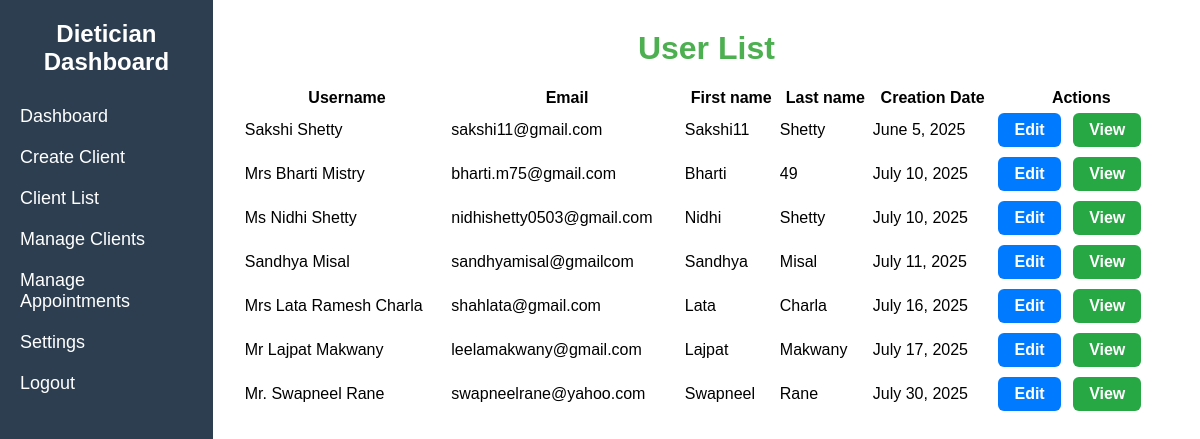
The page /client/client_list/ (signed in) on the database as committed earlier.
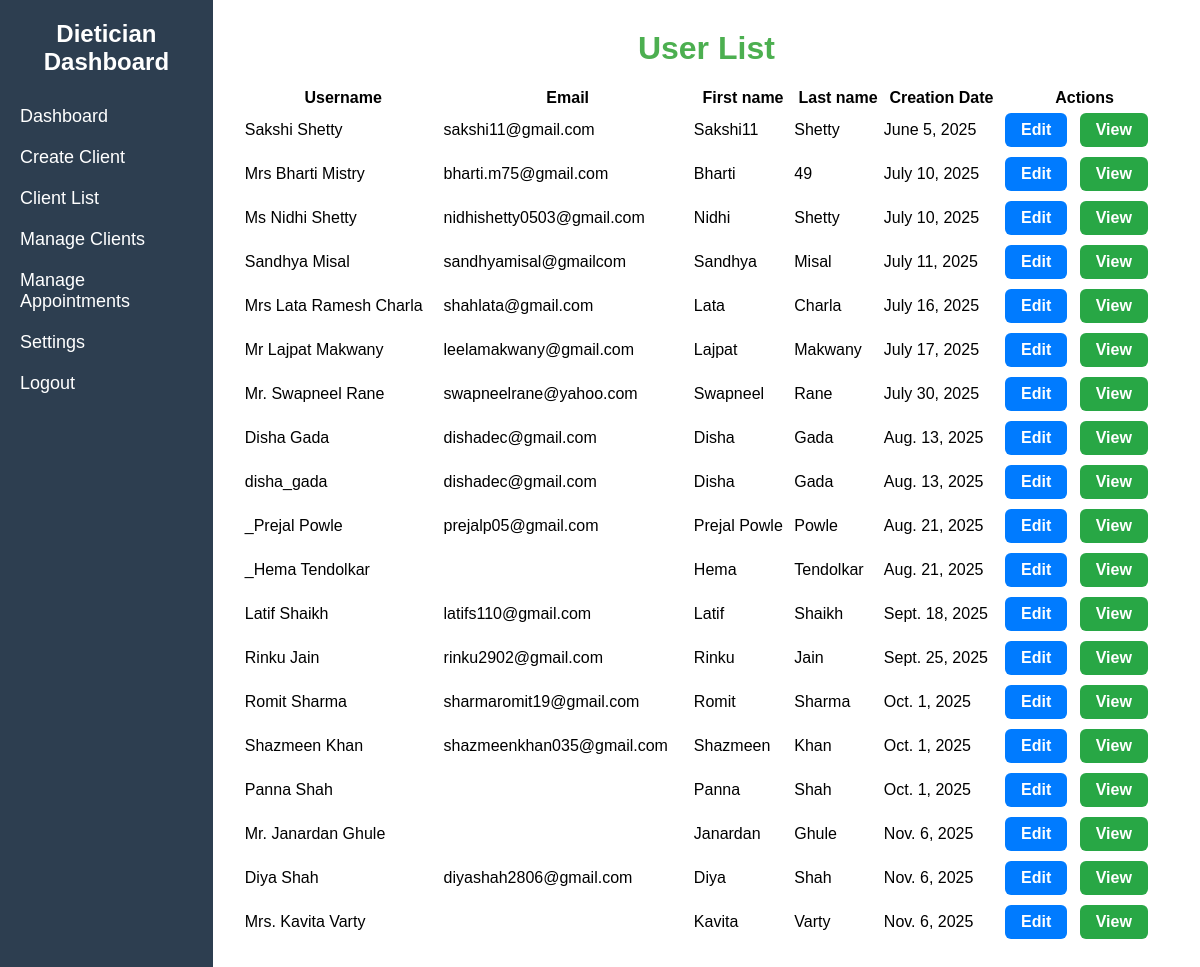
The same page on the database as committed later.
### clients/models.py (models this page shows, shortened)
class ClientDetails(models.Model):
    user = models.OneToOneField(settings.AUTH_USER_MODEL, on_delete=models.CASCADE, related_name='client_profile',blank=True,null=True)
    created_by=models.ForeignKey(settings.AUTH_USER_MODEL, on_delete=models.CASCADE,blank=True,null=True,limit_choices_to={'role': "DIETICIAN"})
    first_name = models.CharField(max_length=100)
    last_name = models.CharField(max_length=100)
    dob = models.DateField(blank=True,null=True)  # Date of Birth
    contact_no = models.CharField(max_length=15,blank=True,null=True)
    email_id = models.EmailField(blank=True,null=True)
    location = models.CharField(max_length=255,blank=True,null=True)
    date_of_creation = models.DateField(auto_now_add=True,blank=True,null=True)  # Automatically set to the current date when the record is created
    notes = models.TextField(blank=True, null=True)
    height = models.FloatField(blank=True,null=True)  # Height in cm (or meters depending on your preference)
    weight = models.FloatField(blank=True,null=True)  # Weight in kg
    medical_condition = models.TextField(blank=True, null=True)
    medications = models.TextField(blank=True, null=True)
    chief_complaints = models.TextField(blank=True, null=True)
    gender = models.CharField(max_length=10, choices=[('Male', 'Male'), ('Female', 'Female'), ('Other', 'Other')])
    client_type = models.CharField(max_length=10, choices=[('KVO', 'KVO'), ('Personal', 'Personal'), ('Other', 'Other')],blank=True)
    DIET_PREFERENCES = [
    ('veg', 'Vegetarian'),
    ('eggetarian', 'Eggetarian'),
    ('nonveg', 'Non-Vegetarian'),
    ('vegan', 'Vegan'),
    ('keto', 'Keto'),
    ('paleo', 'Paleo'),
]
    diet_preference = models.CharField(
        max_length=15,  # ensure it's large enough
        choices=DIET_PREFERENCES,
        default='veg',
        null=True,
        blank=True
    )
    def __str__(self):
        return f"{self.user}"

### accounts/models.py (models this page shows, shortened)
class User(AbstractUser):
    ROLE_CHOICES = [
        ('NORMAL', 'Normal User'),
        ('DIETICIAN', 'Dietician'),
        ('MANAGER', 'Manager'),
        ('SENIOR_MANAGER', 'Senior Manager'),
        ('ADMIN', 'Admin'),
    ]
    role = models.CharField(max_length=20, choices=ROLE_CHOICES, default='NORMAL')
    dietician = models.ForeignKey('self', null=True, blank=True, related_name='users', on_delete=models.SET_NULL)
    manager = models.ForeignKey('self', null=True, blank=True, related_name='dieticians', on_delete=models.SET_NULL)
    senior_manager = models.ForeignKey('self', null=True, blank=True, related_name='managers', on_delete=models.SET_NULL)
    def __str__(self):
        return f"{self.username} ({self.get_role_display()})"
    def is_dietician(self):
        return self.role == 'DIETICIAN'
    def is_client(self):
        return self.role == 'NORMAL'

### clients/views.py (the view)
# urls.py: path('client_list/', client_list, name='client_list'),  # URL for the homepage
@role_required('DIETICIAN')
def client_list(request):
    data=ClientDetails.objects.filter(created_by=request.user)#.order_by('-date_of_creation')
    print("-----",data)
    return render(request,'clients/client_list.html',context={'users':data})

### clients/templates/clients/client_list.html (shortened to what this page needs)
{% extends 'core/base.html' %}
{% load static %}
{% block extra_css %}
<link rel="stylesheet" href="{% static 'clients/css/client_list.css' %}"/>
  <link rel="stylesheet" href="https://cdn.datatables.net/1.13.6/css/jquery.dataTables.min.css"/>
  <link rel="stylesheet" href="https://cdn.datatables.net/buttons/2.4.1/css/buttons.dataTables.min.css"/>
{% endblock %}
{% block content %}
<div class="container">
  <h1>User List</h1>
  <table id="usersTable" class="display" style="width:100%">
    <thead>
      <tr>
        <th>Username</th>
        <th>Email</th>
        <th>First name</th>
        <th>Last name</th>
        <th>Creation Date</th>
        <th>Actions</th>
      </tr>
    </thead>
    <tbody>
      {% for user in users %}
      <tr>
        <td>{{ user.user.username }}</td>
        <td>{{ user.email_id }}</td>
        <td>{{ user.first_name }}</td>
        <td>{{ user.last_name }}</td>
        <td>{{ user.date_of_creation }}</td>
        <td><a href="/client/edit/{{user.id}}" class="btn btn-edit" title="Edit">Edit</a>
<a href="/client/detail/{{user.id}}" class="btn btn-view" title="View">View</a></td>
      </tr>
      {% endfor %}
    </tbody>
  </table>
</div>
{% endblock %}

Rows that differ between the two databases and show on the page:
added ClientDetails: user.username "Disha Gada", email_id "dishadec@gmail.com", first_name "Disha", last_name "Gada", date_of_creation "Aug. 13, 2025"
added ClientDetails: user.username "disha_gada", email_id "dishadec@gmail.com", first_name "Disha", last_name "Gada", date_of_creation "Aug. 13, 2025"
added ClientDetails: user.username "_Prejal Powle", email_id "prejalp05@gmail.com", first_name "Prejal Powle", last_name "Powle", date_of_creation "Aug. 21, 2025"
added ClientDetails: user.username "_Hema Tendolkar", first_name "Hema", last_name "Tendolkar", date_of_creation "Aug. 21, 2025"
added ClientDetails: user.username "Latif Shaikh", email_id "latifs110@gmail.com", first_name "Latif", last_name "Shaikh", date_of_creation "Sept. 18, 2025"
added ClientDetails: user.username "Rinku Jain", email_id "rinku2902@gmail.com", first_name "Rinku", last_name "Jain", date_of_creation "Sept. 25, 2025"
added ClientDetails: user.username "Romit Sharma", email_id "sharmaromit19@gmail.com", first_name "Romit", last_name "Sharma", date_of_creation "Oct. 1, 2025"
added ClientDetails: user.username "Shazmeen Khan", email_id "shazmeenkhan035@gmail.com", first_name "Shazmeen", last_name "Khan", date_of_creation "Oct. 1, 2025"
added ClientDetails: user.username "Panna Shah", first_name "Panna", last_name "Shah", date_of_creation "Oct. 1, 2025"
added ClientDetails: user.username "Mr. Janardan Ghule", first_name "Janardan", last_name "Ghule", date_of_creation "Nov. 6, 2025"
added ClientDetails: user.username "Diya Shah", email_id "diyashah2806@gmail.com", first_name "Diya", last_name "Shah", date_of_creation "Nov. 6, 2025"
added ClientDetails: user.username "Mrs. Kavita Varty", first_name "Kavita", last_name "Varty", date_of_creation "Nov. 6, 2025"
